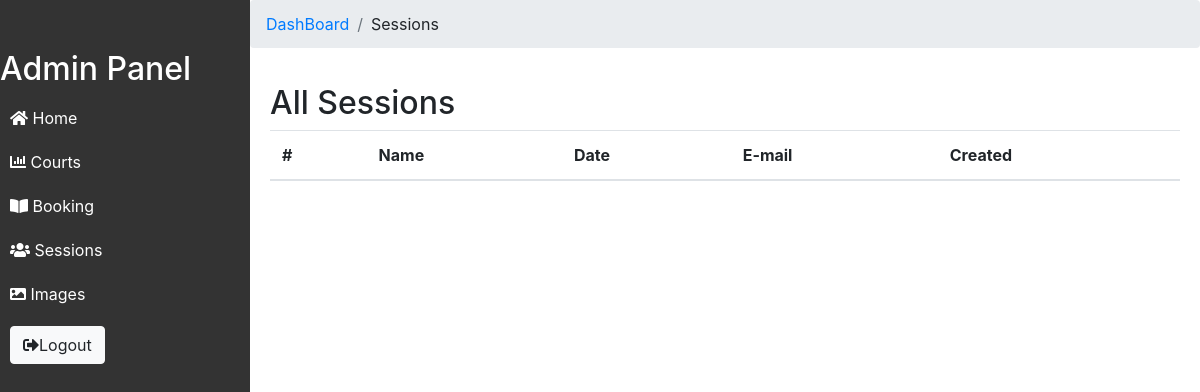
The page /dashboard/sessions (signed in) on the database as committed earlier.
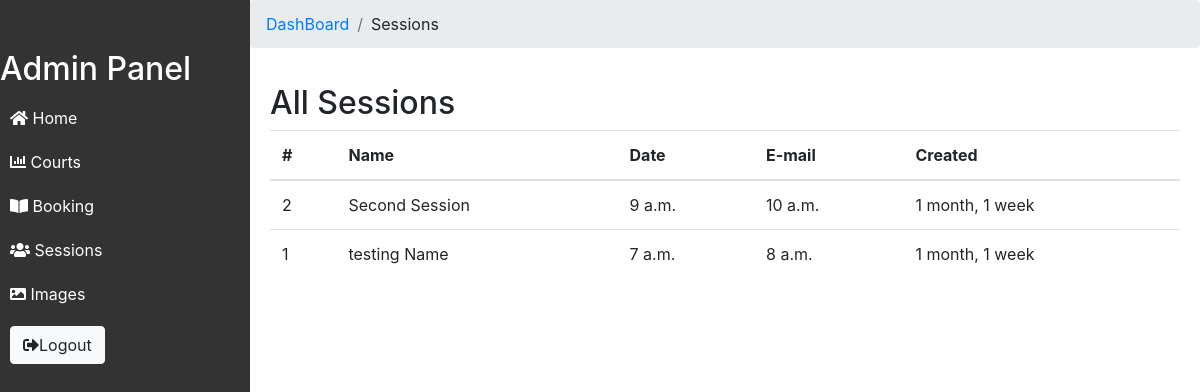
The same page on the database as committed later.
### App/models.py (models this page shows, shortened)
class Sessions(models.Model):
    name = models.CharField(max_length=50, unique=True)
    startTime = models.TimeField()
    endTime = models.TimeField()
    created_at = models.DateTimeField(auto_now_add=True)
    updated_at = models.DateTimeField(auto_now=True)
    class Meta:
        ordering = ['-created_at']

### App/views.py (the view)
# urls.py: path('dashboard/sessions', views.sessions, name="admin-sessions"),
@login_required
def sessions(request):
   sessions = Sessions.objects.all()
   context = {'sessions': sessions}
   return render(request, 'admin/admin-sessions.html', context)

### App/templates/App/admin/admin-sessions.html (shortened to what this page needs)
{% include 'includes/admin-header.html' %}
{% include 'includes/admin-nav.html' %}
<div class="content" style="padding: 0px;">
    <nav aria-label="breadcrumb">
        <ol class="breadcrumb">
            <li class="breadcrumb-item"><a href="{% url 'dashboard' %}">DashBoard</a></li>
            <li class="breadcrumb-item">Sessions</li>
        </ol>
    </nav>
    <div style="padding: 20px;">
        <h2>All Sessions</h2>
        <table class="table table-hover" id="myTable">
            <thead>
                <tr>
                    <th>#</th>
                    <th>Name</th>
                    <th>Date</th>
                    <th>E-mail</th>
                    <th>Created</th>
                </tr>
            </thead>
            <tbody>
                {% for session in sessions %}
            <tr>
                <td>{{session.id}}</td>
                <td>{{session.name}}</td>
                <td>{{session.startTime}}</td>
                <td>{{session.endTime}}</td>
                <td>{{session.created_at | timesince}}</td>
            </tr>
            {% endfor%}
            </tbody>
        </table>
    </div>
</div>
{% include 'includes/admin-footer.html' %}

Rows that differ between the two databases and show on the page:
added Sessions: id "2", name "Second Session", startTime "9 a.m.", endTime "10 a.m.", created_at "1 month, 1 week"
added Sessions: id "1", name "testing Name", startTime "7 a.m.", endTime "8 a.m.", created_at "1 month, 1 week"
